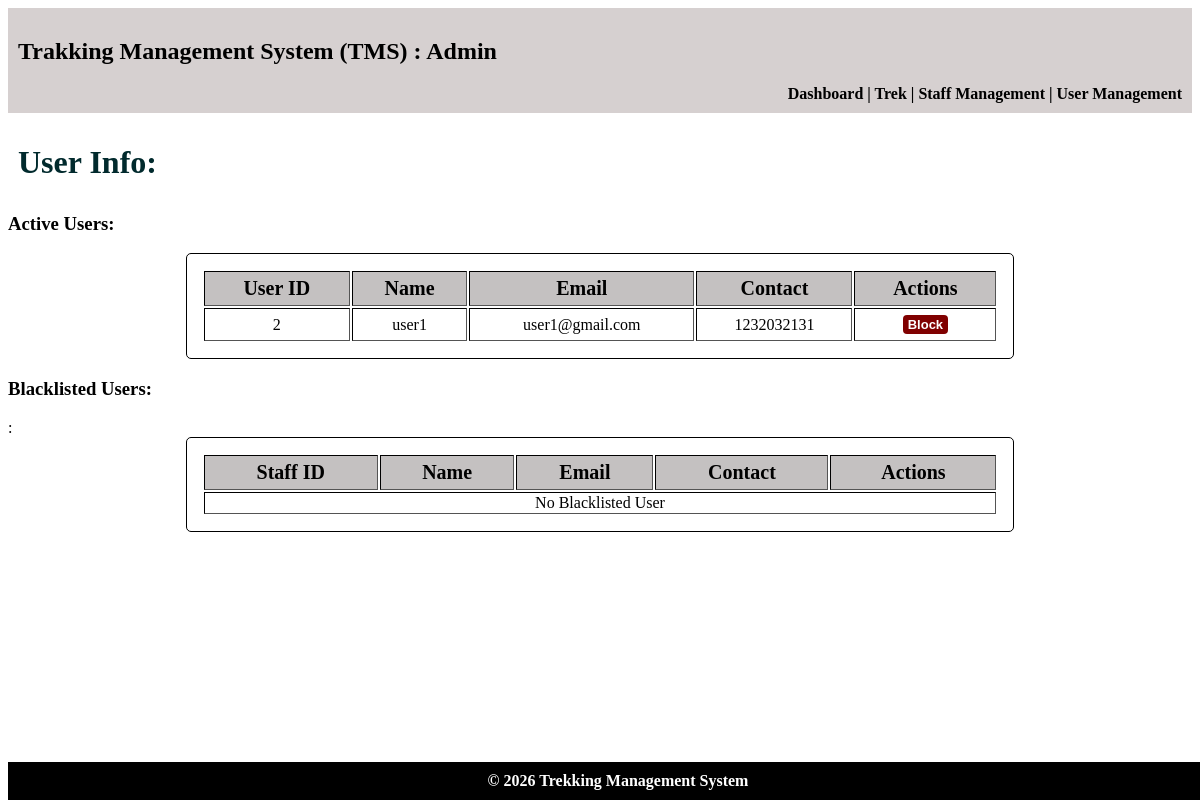
The page /admin/user on the database as committed earlier.
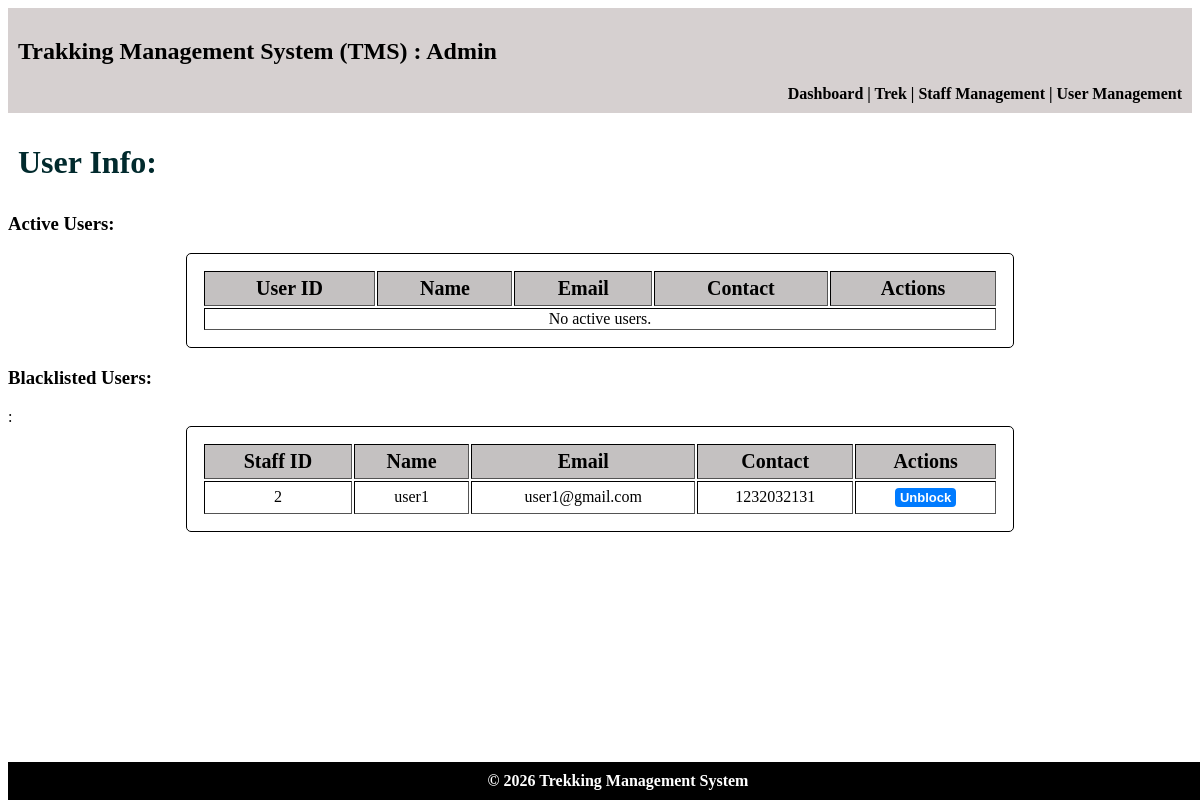
The same page on the database as committed later.
### models.py (models this page shows)
class Trekker_Profiles(db.Model):
    __tablename__ = "trekker_profiles"
    trekker_id = db.Column(db.Integer,db.ForeignKey("users.id"),primary_key=True)
    name = db.Column(db.String, nullable=False)
    phone = db.Column(db.String, nullable=False)
    address = db.Column(db.String, nullable=False)
    emergency_contact = db.Column(db.String, nullable=False)
    status = db.Column(db.Integer,nullable=False,default=0) # 0 = Registered, # 1 = Blacklisted
    bookings = db.relationship(
        "Bookings",
        cascade="all, delete",
        backref="trekker_profiles"
    )

class Users(db.Model):
    __tablename__ = "users"
    id = db.Column(db.Integer, primary_key=True)
    email = db.Column(db.String, unique=True, nullable=False)
    password = db.Column(db.String, nullable=False)
    role = db.Column(db.Integer, nullable=False, default=1) # 0 = Admin, 1 = Trekker, 2 = Staff
    trekker_profile = db.relationship(
        "Trekker_Profiles",
        cascade="all, delete",
        backref="users",
        uselist=False
    )
    staff_profile = db.relationship(
        "Staff_Profiles",
        cascade="all, delete",
        backref="users",
        uselist=False
    )

### controller.py (the view)
@app.route("/admin/user")
def admin_user():
    active_users = db.session.query(Trekker_Profiles).filter(Trekker_Profiles.status == 0).all()
    blacklisted_users = db.session.query(Trekker_Profiles).filter(Trekker_Profiles.status == 1).all()
    return render_template("admin_user.html",active_users=active_users,blacklisted_users=blacklisted_users)

### templates/admin_user.html (shortened to what this page needs)
<!DOCTYPE html>
<html lang="en">
<head>
    <link rel="stylesheet" href="/static/main.css">
</head>
<body>
    <header>
        <h2>Trakking Management System (TMS) : Admin</h2>
        <nav>
            <a href="{{ url_for('admin_dashboard') }}"> Dashboard </a>|
            <a href="{{ url_for('admin_treks') }}"> Trek </a>|
            <a href="{{ url_for('admin_staff') }}"> Staff Management </a>|
            <a href="{{ url_for('admin_user') }}"> User Management </a>
        </nav>
    </header>
    <main>
        <h1>User Info: </h1>
        <h3>Active Users:</h3>
            <table class="normal" border="1">
                <tr><th>User ID</th>     <th>Name</th>     <th>Email</th>   <th>Contact</th>  <th>Actions</th></tr>
                {% for user in active_users %}
                <tr><td>{{ user.trekker_id }}</td>          <td>{{ user.name }}</td>  <td>{{ user.users.email }}</td>      <td>{{ user.phone }}</td>
                    <td><a href="{{ url_for('block_user', user_id=user.trekker_id) }}" class="btn-link btn-danger">Block</a></td></tr>
                {% else %}
                <tr><td colspan="5">No active users.</td></tr>
                {% endfor %}
            </table>
        <h3>Blacklisted Users:</h3>:</h3>
            <table class="normal" border="1">
                <tr><th>Staff ID</th>     <th>Name</th>     <th>Email</th>   <th>Contact</th>  <th>Actions</th></tr>
                {% for user in blacklisted_users%}
                <tr><td>{{ user.trekker_id }}</td>          <td>{{ user.name }}</td>  <td>{{ user.users.email }}</td>      <td>{{ user.phone }}</td>
                <td><a href="{{ url_for('unblock_user', user_id=user.trekker_id) }}" class="btn-link">Unblock</a></td></tr>
                {% else %}
                <tr><td colspan="5">No Blacklisted User</td></tr>
                {% endfor %}
            </table>
    </main>
    <footer>© 2026 Trekking Management System</footer>
</body>
</html>

### static/main.css (style rules this page uses)
body { padding-bottom: 50px; }
footer { background:black; color:white; text-align:center; font-weight:bold; padding:10px; bottom: 0; position: fixed; width: 100%; }
header { background:rgb(214, 208, 208); text-align: justify; padding:10px; }
table th { background: rgb(196, 193, 193); font-size: 20px; padding: 5px; }
.normal { text-align: center; padding: 15px; margin:auto; width:70%; border: 1px solid black; border-radius: 5px; }
nav { text-align: right; font-weight: bold; }
nav a { color: black; text-decoration: none; }
h1 { padding: 10px; color: rgb(1, 42, 45); }
.btn-link { display: inline-block; padding: 2px 5px; text-decoration: none; font-family: sans-serif; font-weight: bold; font-size: small; background-color: #007bff; color: #ffffff; border-radius: 4px; transition: background-color 0.2s ease; cursor: pointer; margin: 5px; }

Rows that differ between the two databases and show on the page:
changed Trekker_Profiles "user1": moves from the list under "Active Users:" to the list under "Blacklisted Users:"
Other text that changed with them:
text no longer shown: "No Blacklisted User"
text now shown: "No active users."
